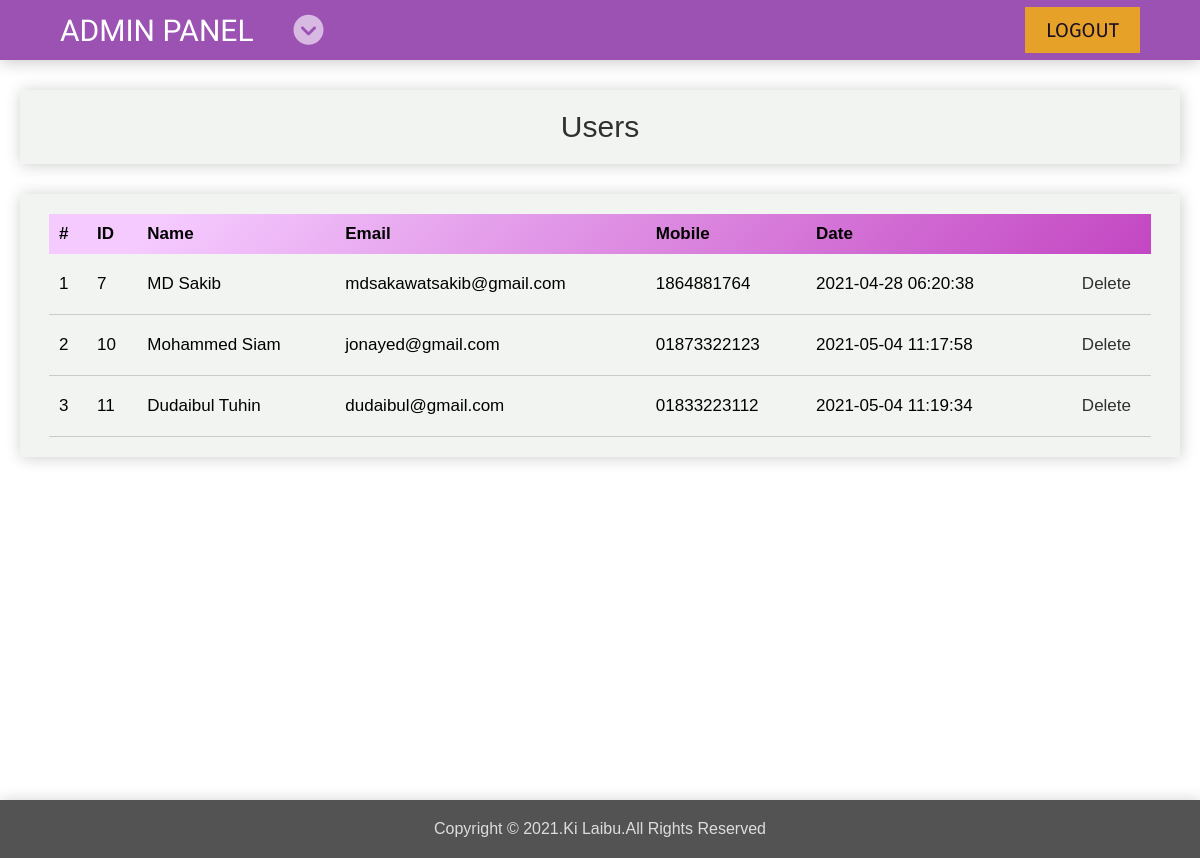
The app's page /admin/users.php (signed in) with its own data.
### tables this page shows
CREATE TABLE `users` (
  `id` int(11) NOT NULL,
  `name` varchar(256) NOT NULL,
  `email` varchar(56) NOT NULL,
  `password` varchar(40) NOT NULL,
  `mobile` varchar(20) NOT NULL,
  `added_on` datetime NOT NULL
);

### admin/users.php (the view)
<?php
	require('top.php');
?>
	<section class="main_sec">
		<div class="main_sec_banner">
			<h1>Users</h1>
		</div>
		<div class="main_sec_container">
			<div class="container">
				<table>
					<thead>
						<tr>
							<th>#</th>
							<th>ID</th>
							<th>Name</th>
							<th>Email</th>
							<th>Mobile</th>
							<th>Date</th>
							<th></th>
						</tr>
					</thead>
					<tbody>
						<?php
							$sql = "SELECT * FROM users";
							$res = mysqli_query($con,$sql);
							$i = 1;
							while($row = mysqli_fetch_assoc($res)){
						?>
							<tr>
								<td data-label="#"><?php echo $i ?></td>
								<td data-label="ID"><?php echo $row['id'] ?></td>
								<td data-label="Name"><?php echo $row['name'] ?></td>
								<td data-label="Email"><?php echo $row['email'] ?></td>
								<td data-label="Mobile"><?php echo $row['mobile'] ?></td>
								<td data-label="Date"><?php echo $row['added_on'] ?></td>
								<td>
									<a href="includes/deleteuser.inc.php?uid=<?php echo $row['id'] ?>" class="delete">Delete</a>
								</td>
							</tr>
						<?php
							$i++;
							}
						?>
					</tbody>
				</table>
			</div>
		</div>
	</section>
<?php
	require('footer.php');
?>

### admin/css/style.css (style rules this page uses)
* { margin: 0; padding: 0; box-sizing: border-box; }
html { font-size: 10px; font-family: arial; font-weight: 200; }
a { text-decoration: none; color: black; font-size: 2rem; }
p,a,.main_sec_banner h1 { opacity: 0.8; }
h1 { font-size: 3rem; font-weight: 400; }
.container { width: 95%; margin: 0 auto; padding: 2rem 0; text-align: center; }
table { width: 100%; border-collapse: collapse; font-size: 1.7rem; }
table a { font-size: 1.7rem; margin: 0 1rem; }
table thead tr { background-image: linear-gradient( 135deg, #F5CBFF 10%, #C346C2 100%); }
table thead tr th { text-align: left; padding: 1rem; }
table tbody tr { border-bottom: 1px solid #cbcacb; }
table tbody tr td { padding:2rem 1rem; text-align: left; }
table tbody tr td:last-child { text-align: right; }
.main_sec { margin-top: 7rem; padding: 2rem; min-height: calc(100vh - 7rem); }
.main_sec_banner { padding: 2rem; text-align: center; background-color: #f1f4f0; box-shadow: 1px 1px 15px rgba(0,0,0,0.2); position: relative; }
.main_sec_container { margin-top: 3rem; background-color: #f1f4f0; box-shadow: 1px 1px 15px rgba(0,0,0,0.2); width: 100%; }

### records on screen
users: id "7", name "MD Sakib", email "mdsakawatsakib@gmail.com", mobile "1864881764", added_on "2021-04-28 06:20:38"
users: id "10", name "Mohammed Siam", email "jonayed@gmail.com", mobile "01873322123", added_on "2021-05-04 11:17:58"
users: id "11", name "Dudaibul Tuhin", email "dudaibul@gmail.com", mobile "01833223112", added_on "2021-05-04 11:19:34"
